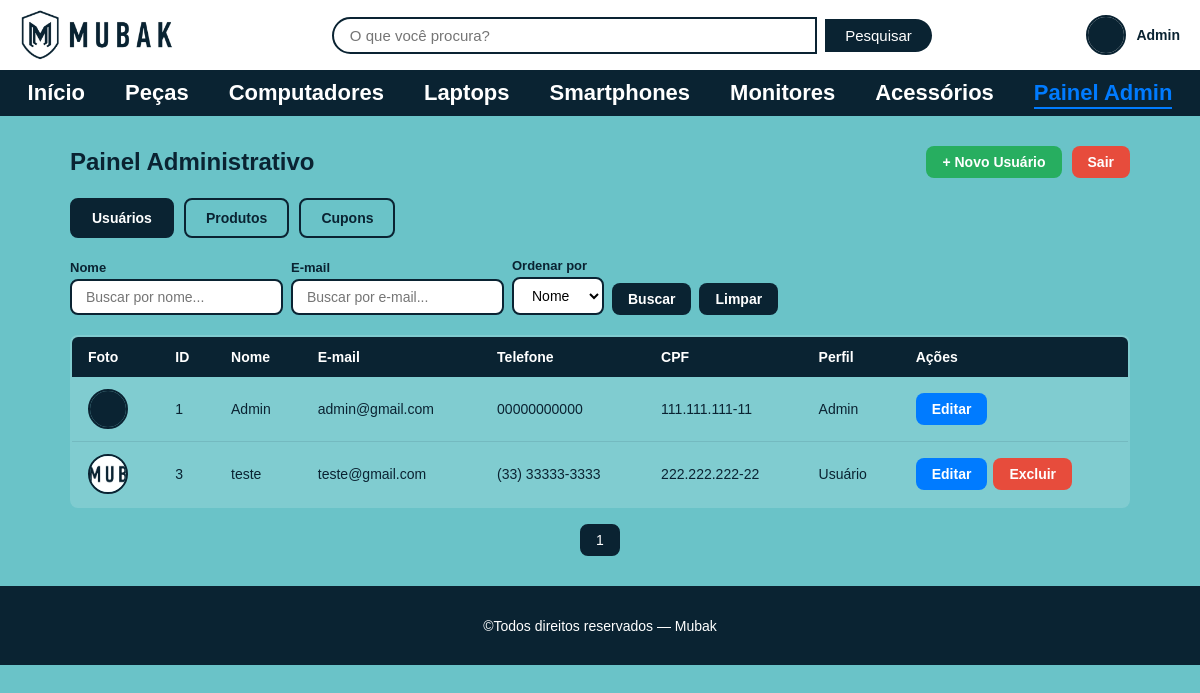
The app's page /admin (signed in) with its own data.
### tables this page shows
CREATE TABLE usuario(
            id_usuario INTEGER PRIMARY KEY AUTOINCREMENT NOT NULL,
            nome varchar(50) NOT NULL,
            email varchar(50) NOT NULL,
            senha varchar(50) NOT NULL,
            telefone varchar(50) NOT NULL,
            cpf varchar(50) UNIQUE NOT NULL,
            data_nasc DATE NOT NULL,
            foto varchar NOT NULL,
            id_perfil INT NOT NULL,
            FOREIGN KEY(id_perfil) REFERENCES perfil(id_perfil)
        );

### routes/admin_routes.py (the view)
@bp.route('/admin')
@admin_required
def painel():
    busca_nome  = request.args.get('busca_nome', '').strip()
    busca_email = request.args.get('busca_email', '').strip()
    search = request.args.get('search', '').lower()  # mantém compatibilidade com busca simples antiga
    order  = request.args.get('order', 'nome')
    page   = int(request.args.get('page', 1))
    per_page = 10
    if busca_nome or busca_email:
        users = buscar_usuarios(nome=busca_nome or None, email=busca_email or None)
    else:
        users = get_todos_usuarios()
        if search:
            users = [u for u in users if search in u['nome'].lower() or search in u['email'].lower()]
    validos = ['nome', 'email', 'id_usuario']
    order = order if order in validos else 'nome'
    users = sorted(users, key=lambda x: x[order])
    total       = len(users)
    start       = (page - 1) * per_page
    users_page  = users[start:start + per_page]
    total_pages = max(1, (total + per_page - 1) // per_page)
    return render_template(
        'pages/admin.html',
        users=users_page,
        page=page,
        total_pages=total_pages,
        search=search,
        busca_nome=busca_nome,
        busca_email=busca_email,
        order=order
    )

### app.py (called while the page is built)
@app.before_request
def verificar_inatividade():
    if 'user_id' in session:
        agora = datetime.now()
        ultima_atividade = session.get('ultima_atividade')
        if ultima_atividade:
            ultima_atividade = datetime.fromisoformat(ultima_atividade)
            if agora - ultima_atividade > TEMPO_INATIVIDADE:
                session.clear()
                return redirect(url_for('auth.login'))
        session.permanent = True
        session['ultima_atividade'] = agora.isoformat()

### database.py (called while the page is built)
def get_db_connection():
    conn = sqlite3.connect(DATABASE)
    conn.row_factory = sqlite3.Row
    return conn

### models/usuario_model.py (called while the page is built)
def get_usuario_por_id(id_usuario):
    conn = get_db_connection()
    user = conn.execute(
        'SELECT * FROM usuario WHERE id_usuario=?', (id_usuario,)
    ).fetchone()
    conn.close()
    return user

def get_todos_usuarios():
    conn = get_db_connection()
    users = conn.execute('SELECT * FROM usuario').fetchall()
    conn.close()
    return users

### templates/pages/admin.html (shortened to what this page needs)
<!DOCTYPE html>
<html lang="pt-br">
<head>
    <link rel="stylesheet" href="{{ url_for('static', filename='css/reset.css') }}">
    <link rel="stylesheet" href="{{ url_for('static', filename='css/global.css') }}">
    <link rel="stylesheet" href="{{ url_for('static', filename='css/admin.css') }}">
    <link rel="stylesheet" href="{{ url_for('static', filename='css/responsive.css') }}">
</head>
<body>
    {% include 'partials/header.html' %}
    <main>
        <div class="admin_container">
            <div class="admin_topo">
                <h2>Painel Administrativo</h2>
                <div class="admin_acoes">
                    <a href="{{ url_for('admin.novo_usuario') }}" class="btn_admin btn_novo">+ Novo Usuário</a>
                    <a href="{{ url_for('auth.logout') }}" class="btn_admin btn_sair">Sair</a>
                </div>
            </div>
            <div class="admin_tabs">
                <a href="{{ url_for('admin.painel') }}" class="tab_link ativo">Usuários</a>
                <a href="{{ url_for('admin.admin_produtos') }}" class="tab_link">Produtos</a>
                <a href="{{ url_for('admin.admin_cupons') }}" class="tab_link">Cupons</a>
            </div>
            <form class="admin_busca_form" method="GET" action="{{ url_for('admin.painel') }}">
                <label class="admin_busca_label">
                    Nome
                    <input type="text" name="busca_nome" placeholder="Buscar por nome..."
                           value="{{ busca_nome }}">
                </label>
                <label class="admin_busca_label">
                    E-mail
                    <input type="text" name="busca_email" placeholder="Buscar por e-mail..."
                           value="{{ busca_email }}">
                </label>
                <label class="admin_busca_label">
                    Ordenar por
                    <select name="order">
                        <option value="nome"       {{ 'selected' if order=='nome' }}>Nome</option>
                    </select>
                </label>
                <button type="submit" class="btn_admin btn_pesquisar">Buscar</button>
                <a href="{{ url_for('admin.painel') }}" class="btn_admin btn_pesquisar">Limpar</a>
            </form>
            <table class="admin_tabela">
                <thead>
                    <tr>
                        <th>Foto</th>
                        <th>ID</th>
                        <th>Nome</th>
                        <th>E-mail</th>
                        <th>Telefone</th>
                        <th>CPF</th>
                        <th>Perfil</th>
                        <th>Ações</th>
                    </tr>
                </thead>
                <tbody>
                    {% for user in users %}
                    <tr>
                        <td>
                            <img class="thumb_usuario"
                                 src="{{ url_for('static', filename='uploads/' + (user.foto or 'default.png')) }}"
                                 alt="{{ user.nome }}">
                        </td>
                        <td>{{ user.id_usuario }}</td>
                        <td>{{ user.nome }}</td>
                        <td>{{ user.email }}</td>
                        <td>{{ user.telefone }}</td>
                        <td>{{ user.cpf }}</td>
                        <td>{{ 'Admin' if user.id_perfil == 1 else 'Usuário' }}</td>
                        <td>
                            <div class="admin_tabela_acoes">
                                <a href="{{ url_for('admin.editar_usuario', id=user.id_usuario) }}"
                                   class="btn_admin btn_editar">Editar</a>
                                {% if user.id_usuario != session.user_id %}
                                <a href="{{ url_for('admin.deletar_usuario_view', id=user.id_usuario) }}"
                                   class="btn_admin btn_excluir"
                                   onclick="return confirm('Excluir este usuário?')">Excluir</a>
                                {% endif %}
                            </div>
                        </td>
                    </tr>
                    {% else %}
                    <tr><td colspan="8">Nenhum usuário encontrado.</td></tr>
                    {% endfor %}
                </tbody>
            </table>
            <div class="paginacao">
                {% for p in range(1, total_pages + 1) %}
                {% if p == page %}
                <span class="atual">{{ p }}</span>
                {% else %}
                <a href="{{ url_for('admin.painel', page=p, busca_nome=busca_nome, busca_email=busca_email, order=order) }}">
                    {{ p }}
                </a>
                {% endif %}
                {% endfor %}
            </div>
        </div>
    </main>
    {% include 'partials/footer.html' %}
</body>
</html>

### templates/partials/header.html (shortened to what this page needs)
<header class="header">
    <figure class="header_logo">
        <a href="{{ url_for('index') }}">
            <img src="{{ url_for('static', filename='images/mubak_logo.png') }}" alt="Logo Mubak">
        </a>
    </figure>
    <section class="header_barra_pesquisa">
        <form action="{{ url_for('produto.pesquisar') }}" method="GET">
            <input type="search" name="q" placeholder="O que você procura?"
                   value="{{ busca|default('') }}" aria-label="Pesquisar">
            <button type="submit">Pesquisar</button>
        </form>
    </section>
    <div class="header_usuario">
        {% if session.user_id %}
            <a href="{{ url_for('user.perfil') }}" title="Ir para meu perfil">
                <img class="header_usuario_avatar"
                     src="{{ url_for('static', filename='uploads/' + (session.user_foto or 'default.png')) }}"
                     alt="Foto de {{ session.user_nome }}">
                <span class="header_usuario_nome">{{ session.user_nome }}</span>
            </a>
        {% endif %}
    </div>
</header>
<nav class="menu_principal">
    <ul>
        <li><a href="{{ url_for('index') }}">Início</a></li>
        <li><a href="{{ url_for('produto.produtos', categoria='Peças') }}">Peças</a></li>
        <li><a href="{{ url_for('produto.produtos', categoria='Computadores') }}">Computadores</a></li>
        <li><a href="{{ url_for('produto.produtos', categoria='Laptops') }}">Laptops</a></li>
        <li><a href="{{ url_for('produto.produtos', categoria='Smartphones') }}">Smartphones</a></li>
        <li><a href="{{ url_for('produto.produtos', categoria='Monitores') }}">Monitores</a></li>
        <li><a href="{{ url_for('produto.produtos', categoria='Acessórios') }}">Acessórios</a></li>
        {% if session.user_id %}
            {% if session.is_admin %}
            <li><a href="{{ url_for('admin.painel') }}">Painel Admin</a></li>
            {% else %}
            <li><a href="{{ url_for('favorito.favoritos') }}">Favoritos</a></li>
            <li><a href="{{ url_for('carrinho.carrinho') }}">Carrinho</a></li>
            {% endif %}
        {% endif %}
    </ul>
</nav>

### static/css/global.css (style rules this page uses)
:root { --cor-primaria: #0a2332; --cor-fundo: #6ac3c8; --cor-branca: #ffffff; --cor-texto-claro: #ffffff; --cor-destaque: #007BFF; --cor-perigo: #e74c3c; --cor-sucesso: #27ae60; --borda-radius: 8px; --sombra: 0 2px 8px rgba(0, 0, 0, 0.2); }
body { background-color: var(--cor-fundo); font-family: sans-serif; }
h2 { text-align: center; margin-bottom: 1%; margin-top: 1%; font-family: sans-serif; width: 100%; }
.header { display: flex; align-items: center; justify-content: space-between; padding: 10px 20px; background-color: var(--cor-branca); }
.header_barra_pesquisa { flex: 1; display: flex; justify-content: center; }
.header_barra_pesquisa form { display: flex; align-items: center; gap: 8px; width: 100%; max-width: 600px; }
.header_barra_pesquisa input[type="search"] { flex: 1; padding: 8px 16px; border: 2px solid var(--cor-primaria); border-radius: 25px 0 0 25px; font-size: 15px; outline: none; }
.header_barra_pesquisa button { padding: 8px 20px; background-color: var(--cor-primaria); color: var(--cor-branca); border: none; border-radius: 0 25px 25px 0; cursor: pointer; font-size: 15px; transition: background-color 0.3s; }
.header_logo img { display: block; max-height: 50px; }
.header_usuario { display: flex; align-items: center; gap: 10px; }
.header_usuario_avatar { width: 40px; height: 40px; border-radius: 50%; object-fit: cover; border: 2px solid var(--cor-primaria); }
.header_usuario_nome { font-size: 14px; font-weight: bold; color: var(--cor-primaria); white-space: nowrap; }
.header_usuario a { display: flex; align-items: center; gap: 10px; text-decoration: none; }
.menu_principal { background-color: var(--cor-primaria); padding: 10px 0; }
.menu_principal ul { display: flex; justify-content: center; list-style: none; margin: 0; padding: 0; gap: 40px; }
.menu_principal a { text-decoration: none; color: var(--cor-branca); font-family: sans-serif; font-weight: bold; font-size: 22px; transition: color 0.3s; }
.menu_principal a.ativo { color: var(--cor-destaque); border-bottom: 2px solid var(--cor-destaque); padding-bottom: 2px; }

### records on screen
usuario: user_nome "Admin", foto (placeholder picture), id_usuario "1", nome "Admin", email "admin@gmail.com", telefone "00000000000", cpf "111.111.111-11"
usuario: foto (picture), id_usuario "3", nome "teste", email "teste@gmail.com", telefone "(33) 33333-3333", cpf "222.222.222-22", id_perfil "Usuário"

### other values on screen
{{ p }} "1"
